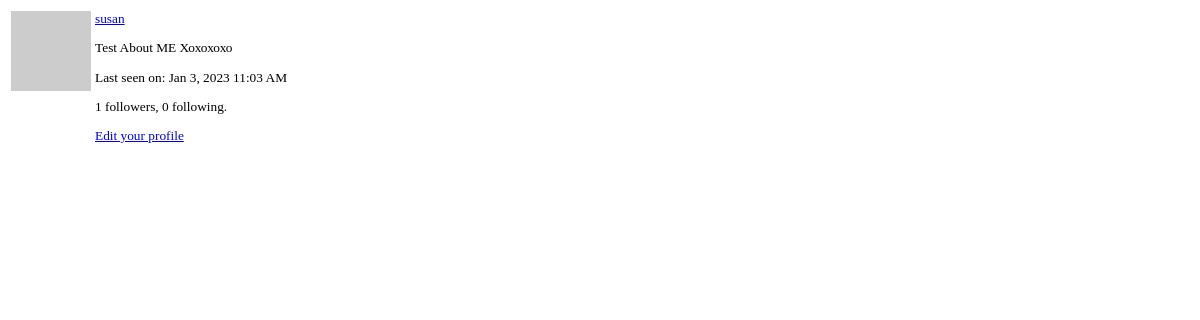
The app's page /user/susan/popup (signed in), older data.
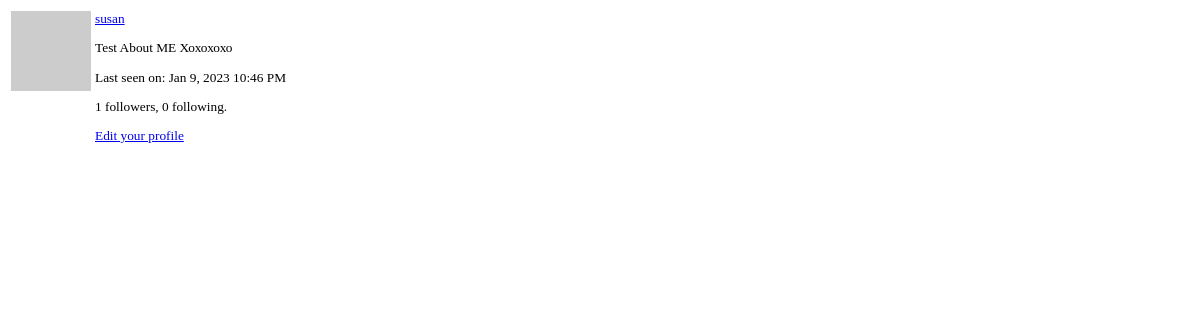
The same page, newer data.
### app/models.py (models this page shows, shortened)
class User(UserMixin, db.Model):
    id = db.Column(
        db.Integer,
        primary_key=True,
    )
    username = db.Column(
        db.String(64),
        index=True,
        unique=True,
    )
    email = db.Column(
        db.String(120),
        index=True,
        unique=True,
    )
    password_hash = db.Column(
        db.String(128),
    )
    about_me = db.Column(
        db.String(140)
    )
    last_seen = db.Column(
        db.DateTime,
        default=datetime.utcnow
    )
    posts = db.relationship(
        'Post',
        backref='author',
        lazy='dynamic',
    )
    followed = db.relationship(
        'User',
        secondary=followers,
        primaryjoin=(followers.c.follower_id == id),
        secondaryjoin=(followers.c.followed_id == id),
        backref=db.backref('followers', lazy='dynamic'),
        lazy='dynamic',
    )
    messages_sent = db.relationship(
        'Message',
        foreign_keys='Message.sender_id',
        backref='author',
        lazy='dynamic',
    )
    messages_received = db.relationship(
        'Message',
        foreign_keys='Message.recipient_id',
        backref='recipient',
        lazy='dynamic',
    )
    last_message_read_time = db.Column(
        db.DateTime,
    )
    notifications = db.relationship(
        'Notification',
        backref='user',
        lazy='dynamic',
    )
    tasks = db.relationship(
        'Task',
        backref='user',
        lazy='dynamic',
    )
    def avatar(self, size):
        digest = md5(self.email.lower().encode('utf-8')).hexdigest()
        return f'https://www.gravatar.com/avatar/{digest}?d=identicon&s={size}'

### app/main/routes.py (the view)
@bp.route('/user/<username>/popup')
@login_required
def user_popup(username):
    user = User.query.filter_by(username=username).first_or_404()
    form = EmptyForm()
    context = {
        'user': user,
        'form': form,
    }
    return render_template('user_popup.html', **context)

### app/main/routes.py (called while the page is built)
@bp.before_request
def before_request():
    if current_user.is_authenticated:
        current_user.last_seen = datetime.utcnow()
        db.session.commit()
        g.search_form = SearchForm()
    g.locale = str(get_locale())

### app/models.py (called while the page is built)
@login.user_loader
def load_user(id):
    return User.query.get(int(id))

    @classmethod
    def before_commit(cls, session):
        session._changes = {
            'add': list(session.new),
            'update': list(session.dirty),
            'delete': list(session.deleted),
        }

    @classmethod
    def after_commit(cls, session):
        for obj in session._changes['add']:
            if isinstance(obj, SearchableMixin):
                add_to_index(obj.__tablename__, obj)
        for obj in session._changes['update']:
            if isinstance(obj, SearchableMixin):
                add_to_index(obj.__tablename__, obj)
        for obj in session._changes['delete']:
            if isinstance(obj, SearchableMixin):
                remove_from_index(obj.__tablename__, obj)
        session._changes = None

### app/templates/user_popup.html (shortened to what this page needs)
{% block app_content %}
  <table style="table">
    <tr valign="top">
      <td width="64px" style="border: 0px;"><img src="{{ user.avatar(64) }}"></td>
      <td style="border: 0px;">
        <small>
          <p>
            <a href="{{ url_for('main.user', username=user.username)}}">
              {{ user.username }}
            </a>
          </p>
          {% if user.about_me %}
            <p>
              {{ user.about_me }}
            </p>
          {% endif %}
          {% if user.last_seen %}
            <p>
              {{ _('Last seen on') }}: {{ moment(user.last_seen).format('lll') }}
            </p>
          {% endif %}
          <p>
            {{ _('%(count)d followers', count=user.followers.count()) }},
            {{ _('%(count)d following.', count=user.followed.count()) }}
          </p>
          {% if user == current_user %}
            <p>
              <a href="{{ url_for('main.edit_profile') }}">{{ _('Edit your profile') }}</a>
            </p>
          {% endif %}
          </small>
      </td>
    </tr>
  </table>
{% endblock app_content %}

Row changes from the older to the newer data that the page shows:
changed User "susan": last_seen "Jan 3, 2023 11:03 AM" → "Jan 9, 2023 10:46 PM"
